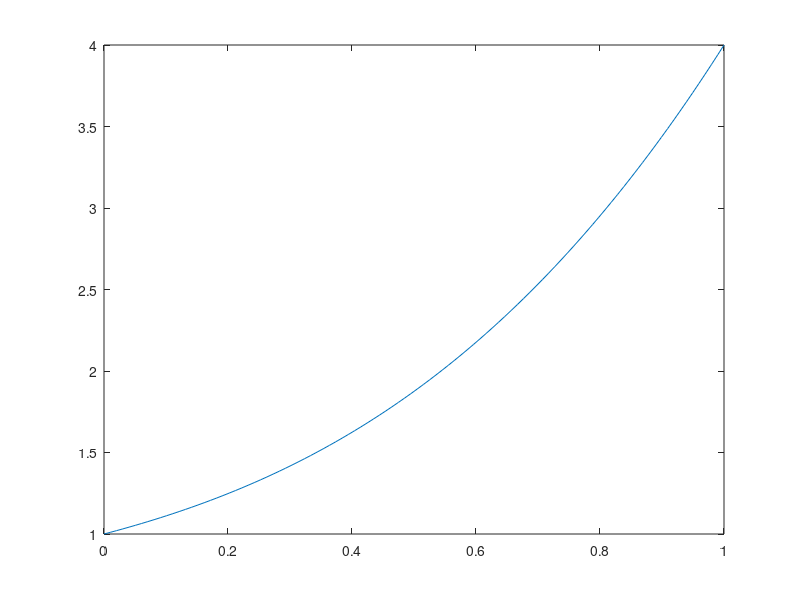

This chart was generated by the following MATLAB code: (Note: this script raises an error after producing the figure.)
clear all; close all; clc;

% we solve du/dt = a(t).u(t) + q(t) with u(t=0)=u0
% a(t) is an arbitrary function of time
% when employing a user-chosen exact solution, u=ue, then this
% automatically sets q(t)= u'-a.u. otherwise, q(t)=0

% end of simulation time
tend=1;
% coefficients for time dependence of exact solution, if selected
coef = [1 1 1 1]; % coef for t^0, t^1, t^2, t^3
a_const=2;
% a(t) choice
a_type = 3;
% solution type
solution_type = 3;
% time_discretization 'Crank-Nicholson' or 'SDIRK33'
time_discretization = 'Crank-Nicholson';
time_discretization = 'SDIRK33';
% sdirk33 constants:
g=0.43586652150845899941601945119356;
A=[g 0 0; ...
    ((1-g)/2) g 0;...
    (-(6*g^2-16*g+1)/4) ((6*g^2-20*g+5)/4) g];
c=sum(A');
b=A(end,:);

% tolerances for odesolvers
rtol = 1e-13; abso = 1e-13;
atol  = abso*ones(length([1]),1);
options = odeset('RelTol',rtol,'AbsTol',atol,'InitialStep',1e-10);

% pick function for a(t)
switch a_type
    case 0 % constant
        a = @(t)(0.*t+a_const);
        dadt = @(t)(0.*t);
    case 1 % linear
        a = @(t)(t);
        dadt = @(t)(0.*t+1.);
    case 2 % decaying exponential
        a = @(t)(exp(-t));
        dadt = @(t)(-exp(-t));
    case 3 % increasing exponential
        a = @(t)(exp(t));
        dadt = @(t)(exp(-t));
    otherwise
        error('unknown type for function a(t)');
end


% pick function for q(t)
switch solution_type
    case 0 % no manufactured solution
        % set q(t)
        q = @(t) (0.*t);
        % impose initial value
        u0 = 1;
        % solve the ODE to get the final time reference value
        [tt,uu]=ode15s(@scalar_ssres,[0 tend],u0,options,a,q);
        % extract reference value
        u_ref = uu(end);
        % plot
        plot(tt,uu); hold all;

    case 2 % u_exact is quadratic
        exact = @(t)(coef(1)+coef(2)*t+coef(3)*t.^2);
        dexactdt = @(t)(coef(2)+2*coef(3)*t);
        % set q(t)
        q = @(t) (dexactdt(t) - a(t)*exact(t));
        % reference value
        u_ref = exact(tend);
        % plot
        tt=linspace(0,tend);
        plot(tt,exact(tt)); hold all;
        % impose initial value
        u0 = exact(0);
        % solve the ODE to get the final time reference value
        [tt,uu]=ode15s(@scalar_ssres,[0 tend],u0,options,a,q);
        % plot
        plot(tt,uu);

    case 3 % u_exact is cubic
        exact = @(t)(coef(1)+coef(2)*t+coef(3)*t.^2+coef(4)*t.^3);
        dexactdt = @(t)(coef(2)+2*coef(3)*t+3*coef(4)*t.^2);
        % set q(t)
        q = @(t) (dexactdt(t) - a(t)*exact(t));
        % reference value
        u_ref = exact(tend);
        % plot
        tt=linspace(0,tend);
        plot(tt,exact(tt)); hold all;
        % impose initial value
        u0 = exact(0);
        % solve the ODE to get the final time reference value
        [tt,uu]=ode15s(@scalar_ssres,[0 tend],u0,options,a,q);
        % plot
        plot(tt,uu);

    otherwise
        error('unknown type for solution');
end


%%% convergence study
n_runs=10;
n_steps = 2.^linspace(1,n_runs,n_runs);

for i_run=1:n_runs

    nbr_steps = n_steps(i_run);
    dt = tend/nbr_steps;

    sol=zeros(nbr_steps+1,1);
    sol(1)=u0;

    for it=1:nbr_steps
        if strcmpi(time_discretization,'Crank-Nicholson')
            time0 = (it-1)*dt;
            time1 = time0 + dt;
            % CN: (unew - uold)/dt = 0.5 ( a(old)u(old)+q(old) + a(new)u(new)+q(new) )
            deno = 1-dt/2*a(time1);
            sol(it+1) = ( sol(it) + dt/2*(scalar_ssres(time0,sol(it),a,q) + q(time1)) )/deno;
        elseif strcmpi(time_discretization,'SDIRK33')
            % Yi = yn + dt sum_j { A_ij f(tj, Yj) }
            time0 = (it-1)*dt;
            % stage 1
            t1 = time0 + c(1)*dt;
            deno = 1 - dt*A(1,1)*a(t1);
            Y1 = ( sol(it) + dt*A(1,1)*q(t1) )/deno;
            % stage 2
            t2 = time0 + c(2)*dt;
            deno = 1 - dt*A(2,2)*a(t2);
            Y2 = ( sol(it) + dt*A(2,1)*scalar_ssres(t1,Y1,a,q) + dt*A(2,2)*q(t2) )/deno;
            % stage 3
            t3 = time0 + c(3)*dt;
            deno = 1 - dt*A(3,3)*a(t3);
            Y3 = ( sol(it) + dt*A(3,1)*scalar_ssres(t1,Y1,a,q) + dt*A(3,2)*scalar_ssres(t2,Y2,a,q) + dt*A(3,3)*q(t3) )/deno;
            % update
            sol(it+1) = Y3;
        else
            error('unknown time discretization');
        end
    end
    plot(linspace(0,tend,nbr_steps+1),sol);
    conv_sol(i_run) = abs(sol(end)-u_ref);
    conv_dt(i_run) = dt;

end

figure(2)
loglog(conv_dt,conv_sol,'+-'); hold all;
% error = C dt^p. Compute C for the smallest dt value
if strcmpi(time_discretization,'Crank-Nicholson')
    porder=2;
elseif strcmpi(time_discretization,'SDIRK33')
    porder=3;
end
C = conv_sol(end)/conv_dt(end)^porder;
loglog(conv_dt,C*conv_dt.^porder);


[conv_dt' conv_sol']